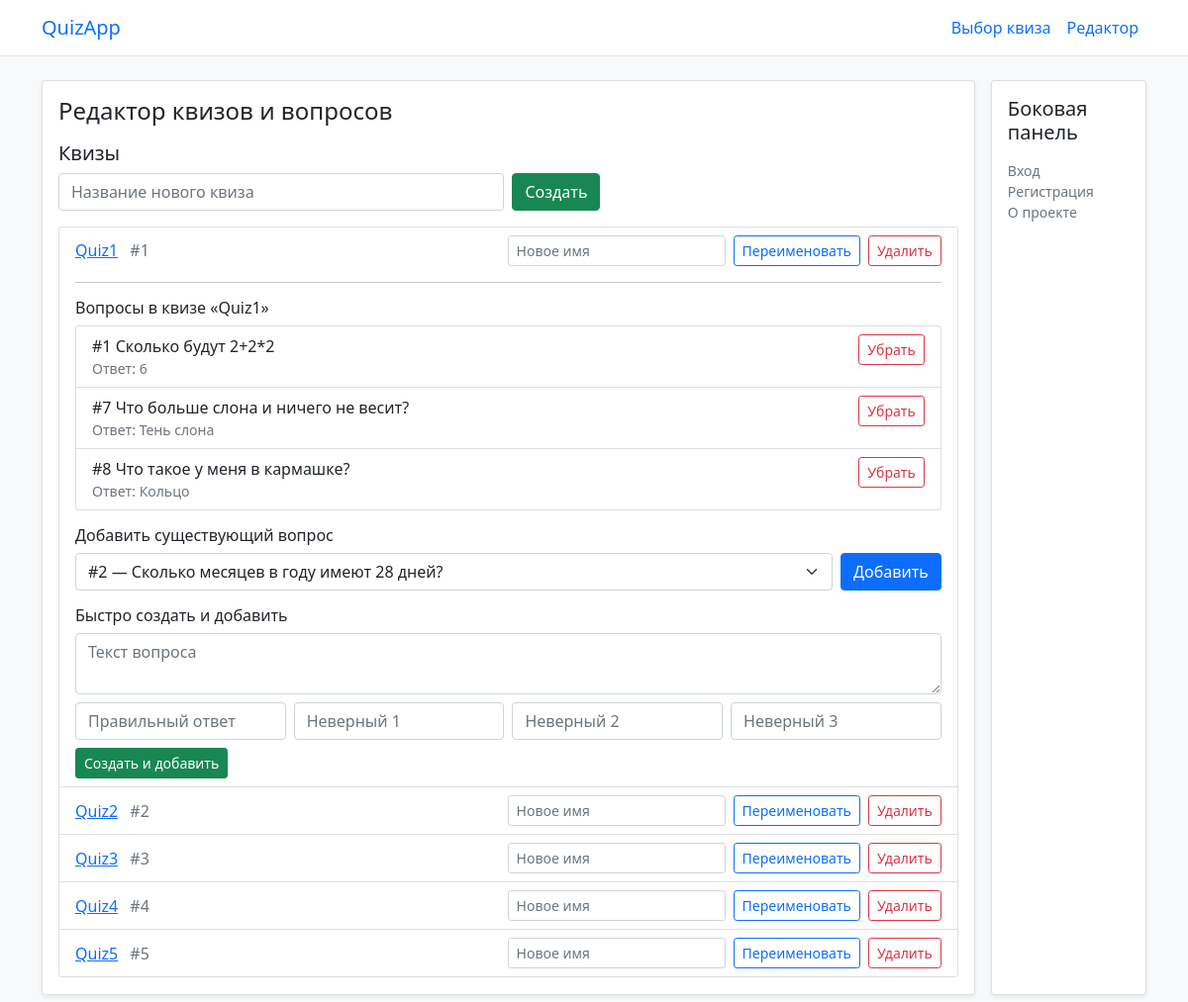
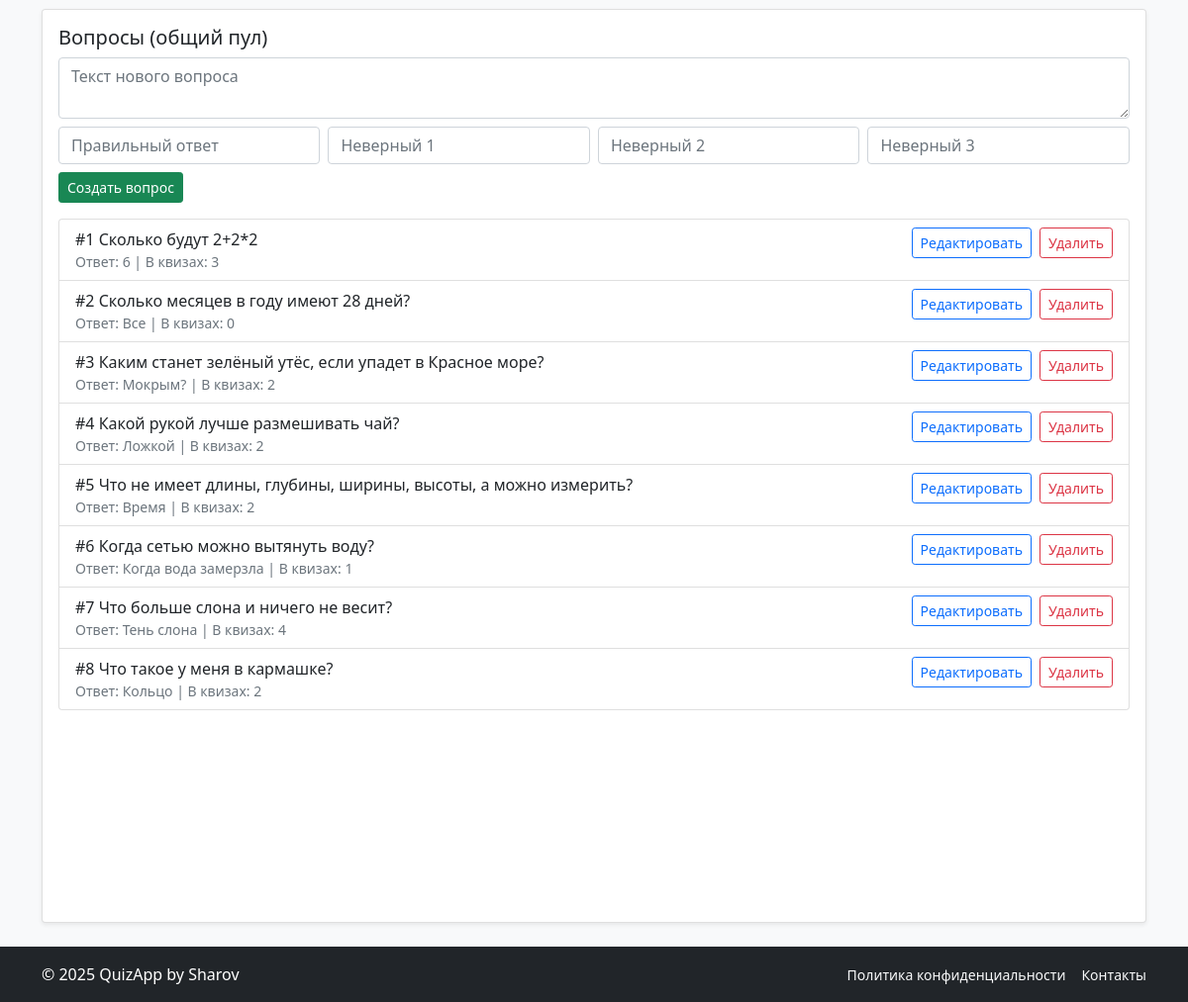
Screenshot of /quizzes/manage?quiz_id=1 with the database file from the repository (2 pictures, top to bottom).
### database/model.py (models this page shows, shortened)
class Quiz(db.Model):
    __tablename__ = 'quizzes'
    id = db.Column(db.Integer, primary_key=True)
    name = db.Column(db.String(50), nullable=False)
    user_id = db.Column(db.Integer, db.ForeignKey('users.id'), nullable=False)
    questions = db.relationship(
        'Question',
        secondary=quiz_questions,
        backref='quizzes',
        lazy='select'
    )

class Question(db.Model):
    __tablename__ = 'questions'
    id = db.Column(db.Integer, primary_key=True)
    text = db.Column(db.String(250), nullable=False)
    answer = db.Column(db.String(100), nullable=False)
    wrong1 = db.Column(db.String(100), nullable=False)
    wrong2 = db.Column(db.String(100), nullable=False)
    wrong3 = db.Column(db.String(100), nullable=False)

### app/routes.py (the view)
@bp.route("/quizzes/manage", methods=["GET"])
def quizzes_manage():
    quizzes = list_instances(Quiz)
    questions = list_instances(Question)
    sel_id = request.args.get("quiz_id", type=int)
    selected_quiz = None
    available_questions = []
    if sel_id:
        selected_quiz = Quiz.query.get(sel_id)
        if selected_quiz:
            attached_ids = {q.id for q in selected_quiz.questions}
            available_questions = [q for q in questions if q.id not in attached_ids]
    return render_template(
        "quizzes_manage.html",
        quizzes=quizzes,
        questions=questions,
        selected_quiz=selected_quiz,
        available_questions=available_questions
    )

### database/CRUD.py (called while the page is built)
def list_instances(model):
    return db.session.scalars(select(model).order_by(model.id)).all()

### templates/quizzes_manage.html (shortened to what this page needs)
{% extends "base.html" %}
{% block header %}Редактор квизов и вопросов{% endblock %}
{% block content %}
  <h2 class="h5">Квизы</h2>
  <form class="row g-2 mb-3" method="post" action="{{ url_for('routes.quiz_create') }}">
    <div class="col-sm-6">
      <input name="name" class="form-control" placeholder="Название нового квиза" required>
    </div>
    <div class="col-auto">
      <button class="btn btn-success">Создать</button>
    </div>
  </form>
  <ul class="list-group">
    {% for qz in quizzes %}
      <li class="list-group-item">
        <div class="d-flex align-items-center justify-content-between">
          <div>
            <a class="fw-semibold me-2" href="{{ url_for('routes.quizzes_manage', quiz_id=qz.id) }}">{{ qz.name }}</a>
            <span class="text-secondary">#{{ qz.id }}</span>
          </div>
          <div class="d-flex gap-2">
            <form class="d-flex gap-2" method="post" action="{{ url_for('routes.quiz_rename', quiz_id=qz.id) }}">
              <input name="name" class="form-control form-control-sm" placeholder="Новое имя">
              <button class="btn btn-outline-primary btn-sm">Переименовать</button>
            </form>
            <form method="post" action="{{ url_for('routes.quiz_delete', quiz_id=qz.id) }}" onsubmit="return confirm('Удалить квиз?');">
              <button class="btn btn-outline-danger btn-sm">Удалить</button>
            </form>
          </div>
        </div>
        {% if selected_quiz and selected_quiz.id == qz.id %}
          <hr>
          <h3 class="h6 mb-2">Вопросы в квизе «{{ selected_quiz.name }}»</h3>
          <ul class="list-group mb-3">
            {% for qq in selected_quiz.questions %}
              <li class="list-group-item d-flex justify-content-between align-items-start">
                <div>
                  <div class="fw-semibold">#{{ qq.id }} {{ qq.text }}</div>
                  <div class="small text-secondary">Ответ: {{ qq.answer }}</div>
                </div>
                <form method="post" action="{{ url_for('routes.quiz_detach', quiz_id=selected_quiz.id, question_id=qq.id) }}">
                  <button class="btn btn-outline-danger btn-sm">Убрать</button>
                </form>
              </li>
            {% else %}
              <li class="list-group-item text-secondary">Пока нет вопросов в этом квизе</li>
            {% endfor %}
          </ul>
          <div class="mb-3">
            <h4 class="h6">Добавить существующий вопрос</h4>
            <form class="d-flex gap-2" method="post" action="{{ url_for('routes.quiz_attach', quiz_id=selected_quiz.id) }}">
              <select name="question_id" class="form-select" required>
                {% for q in available_questions %}
                  <option value="{{ q.id }}">#{{ q.id }} — {{ q.text[:90] }}</option>
                {% else %}
                  <option disabled>Нет доступных вопросов</option>
                {% endfor %}
              </select>
              <button class="btn btn-primary">Добавить</button>
            </form>
          </div>
          <div>
            <h4 class="h6">Быстро создать и добавить</h4>
            <form method="post" action="{{ url_for('routes.quiz_quick_add_question', quiz_id=selected_quiz.id) }}">
              <div class="mb-2">
                <textarea name="text" class="form-control" placeholder="Текст вопроса" required></textarea>
              </div>
              <div class="row g-2">
                <div class="col-md-3"><input name="answer" class="form-control" placeholder="Правильный ответ" required></div>
                <div class="col-md-3"><input name="wrong1" class="form-control" placeholder="Неверный 1" required></div>
                <div class="col-md-3"><input name="wrong2" class="form-control" placeholder="Неверный 2" required></div>
                <div class="col-md-3"><input name="wrong3" class="form-control" placeholder="Неверный 3" required></div>
              </div>
              <div class="mt-2">
                <button class="btn btn-success btn-sm">Создать и добавить</button>
              </div>
            </form>
          </div>
        {% endif %}
      </li>
    {% else %}
      <li class="list-group-item text-secondary">Квизов ещё нет</li>
    {% endfor %}
  </ul>
{% endblock %}
{% block below_title %}Вопросы (общий пул){% endblock %}
{% block below %}
  <form class="mb-3" method="post" action="{{ url_for('routes.question_create') }}">
    <div class="mb-2">
      <textarea name="text" class="form-control" placeholder="Текст нового вопроса" required></textarea>
    </div>
    <div class="row g-2">
      <div class="col-md-3"><input name="answer" class="form-control" placeholder="Правильный ответ" required></div>
      <div class="col-md-3"><input name="wrong1" class="form-control" placeholder="Неверный 1" required></div>
      <div class="col-md-3"><input name="wrong2" class="form-control" placeholder="Неверный 2" required></div>
      <div class="col-md-3"><input name="wrong3" class="form-control" placeholder="Неверный 3" required></div>
    </div>
    <div class="mt-2">
      <button class="btn btn-success btn-sm">Создать вопрос</button>
    </div>
  </form>
  <ul class="list-group">
    {% for q in questions %}
      <li class="list-group-item d-flex justify-content-between align-items-start">
        <div>
          <div class="fw-semibold">#{{ q.id }} {{ q.text }}</div>
          <div class="small text-secondary">
            Ответ: {{ q.answer }} | В квизах: {{ q.quizzes | length }}
          </div>
        </div>
        <div class="d-flex gap-2">
          <a class="btn btn-outline-primary btn-sm" href="{{ url_for('routes.question_edit', question_id=q.id) }}">Редактировать</a>
          <form method="post" action="{{ url_for('routes.question_delete', question_id=q.id) }}" onsubmit="return confirm('Удалить вопрос? Он будет отвязан от всех квизов.');">
            <button class="btn btn-outline-danger btn-sm">Удалить</button>
          </form>
        </div>
      </li>
    {% else %}
      <li class="list-group-item text-secondary">Вопросов пока нет</li>
    {% endfor %}
  </ul>
{% endblock %}

### static/css/style.css (style rules this page uses)
html, body { height: 100%; }

### rows the page displays
Quiz: name "Quiz1", id "1"
Question: id "1", text "Сколько будут 2+2*2", answer "6", quizzes|length "3"
Question: id "7", text "Что больше слона и ничего не весит?", answer "Тень слона", quizzes|length "4"
Question: id "8", text "Что такое у меня в кармашке?", answer "Кольцо", quizzes|length "2"
Quiz: name "Quiz2", id "2"
Quiz: name "Quiz3", id "3"
Quiz: name "Quiz4", id "4"
Quiz: name "Quiz5", id "5"
Question: id "2", text "Сколько месяцев в году имеют 28 дней?", answer "Все", quizzes|length "0"
Question: id "3", text "Каким станет зелёный утёс, если упадет в Красное море?", answer "Мокрым?", quizzes|length "2"
Question: id "4", text "Какой рукой лучше размешивать чай?", answer "Ложкой", quizzes|length "2"
Question: id "5", text "Что не имеет длины, глубины, ширины, высоты, а можно измерить?", answer "Время", quizzes|length "2"
Question: id "6", text "Когда сетью можно вытянуть воду?", answer "Когда вода замерзла", quizzes|length "1"
